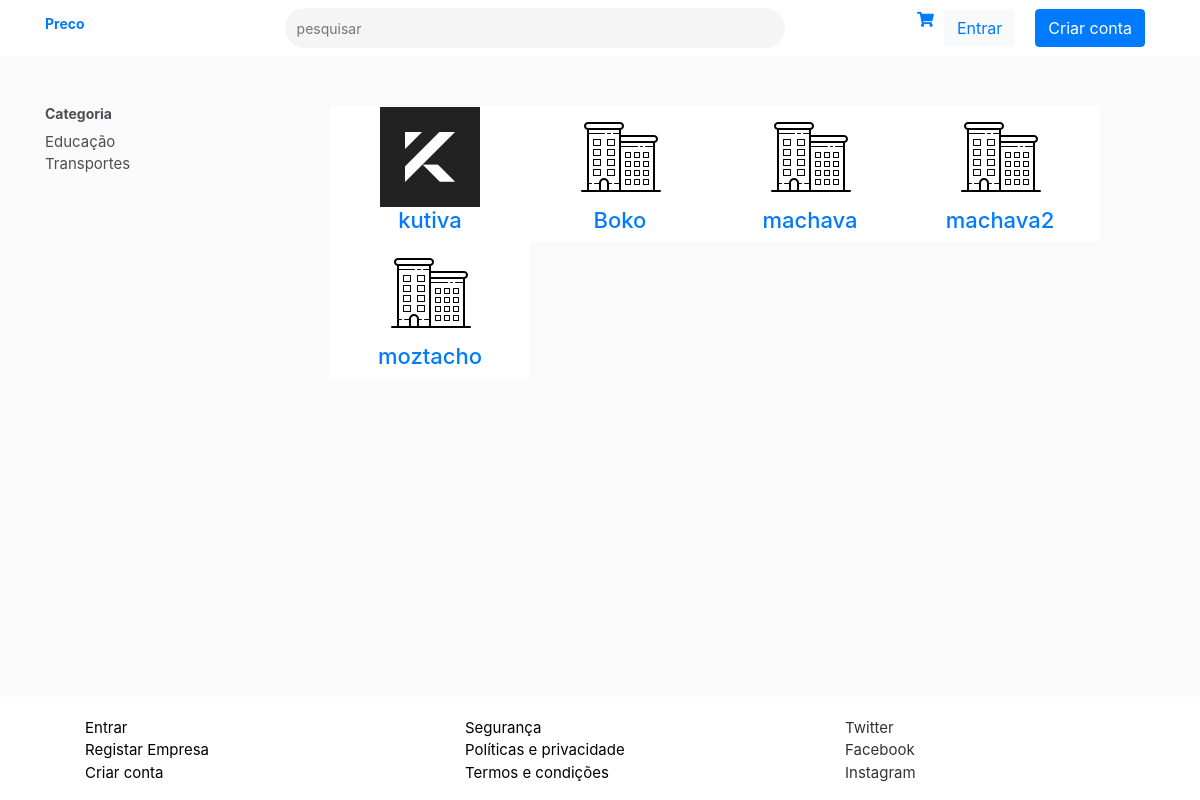
The page / on the database its author committed.
### account/models.py (models this page shows, shortened)
class Category(models.Model):
    name = models.CharField(max_length=30, blank=True)
    type = models.ForeignKey(Type, on_delete=models.CASCADE)

class Company(models.Model):
    user = models.OneToOneField(settings.AUTH_USER_MODEL, on_delete=models.CASCADE)
    commercial_name = models.CharField(max_length=30, blank=False, unique=False)
    company_logo = models.ImageField(upload_to='company_logo/', default='company_logo/default.jpg')
    address = models.CharField(max_length=30, blank=True)
    categories = models.ForeignKey(Category, on_delete=models.CASCADE, blank=True, unique=False, default=1)
    created_date = models.DateTimeField(default=timezone.now)
    uploaded_at = models.DateTimeField(blank=True, null=True)

### price/views.py (the view, shortened to what this page needs)
# urls.py: path("", views.index, name="dashboard"),
def index(request):
    social_media = SocialMedia.objects.all()
    categories = Category.objects.filter(type_id=1)
    companies = Company.objects.all()
    if not request.user.is_authenticated:
        return render(request, 'index.html',
                      {'social_media': social_media, 'categories': categories, 'companies': companies})

### price/templates/index.html (shortened to what this page needs)
{% extends "price/layout/base.html" %}
{% load staticfiles %}
{% load staticfiles %}
{% block styles %}
<link rel="stylesheet" href="{% static 'stylesheet/main.css' %}">
<link rel="stylesheet" href="https://use.fontawesome.com/releases/v5.7.2/css/all.css">
{% endblock %}
{% block content %}
<main>
{% include "price/layout/navegation.html" %}
    <div class="container">
        <div class="row">
            <div class="col-md-3">
                <aside>
                    <nav class="category-desktop">
                        <h1 class="category">Categoria</h1>
                        <ul>
                            {% for category in categories %}
                                 <li>{{ category.name|capfirst  }}</li>
                            {% endfor  %}
                        </ul>
                    </nav>
                </aside>
            </div>
            <div class="col-md-8">
                    <div class="row">
                {% for company in companies %}
                    <div class="col-md-3">
                        <a href="{% url 'products' company.id   %}">
                        <div class="company">
                            <img src="{{ company.company_logo.url }}" alt="{{ company.commercial_name }} logo ">
                            <h2 class="commercial-name">{{ company.commercial_name }}</h2>
                        </div>
                            </a>
                    </div>
                    {% endfor %}
                    </div>
            </div>
        </div>
    </div>
</main>
{% include "price/layout/footer.html" %}
{% endblock %}

### price/static/stylesheet/main.css (style rules this page uses)
body { background-color:#fafafb; color:#4b4f54!important; font-size:15px!important; }
html, body { height:100%; margin:0; }
body { display:flex; flex-direction:column; }
nav h1 { font-size: 14px; font-weight: bold; }
nav ul { list-style: none; padding:0; margin: 0; }
.company { background-color: white; height: auto; width: 200px; border: 1px solid white; }
.commercial-name { text-align: center; font-size: 22px; }
.company img { -webkit-filter: grayscale(100%); filter: gray; filter: grayscale(100%); display: block; margin: auto; }
nav { margin-bottom: 50px; }

### rows shown on the page
Category: name "Educação"
Category: name "Transportes"
Company: company_logo (picture), commercial_name "kutiva"
Company: company_logo (placeholder picture), commercial_name "Boko"
Company: company_logo (placeholder picture), commercial_name "machava"
Company: company_logo (placeholder picture), commercial_name "machava2"
Company: company_logo (placeholder picture), commercial_name "moztacho"
